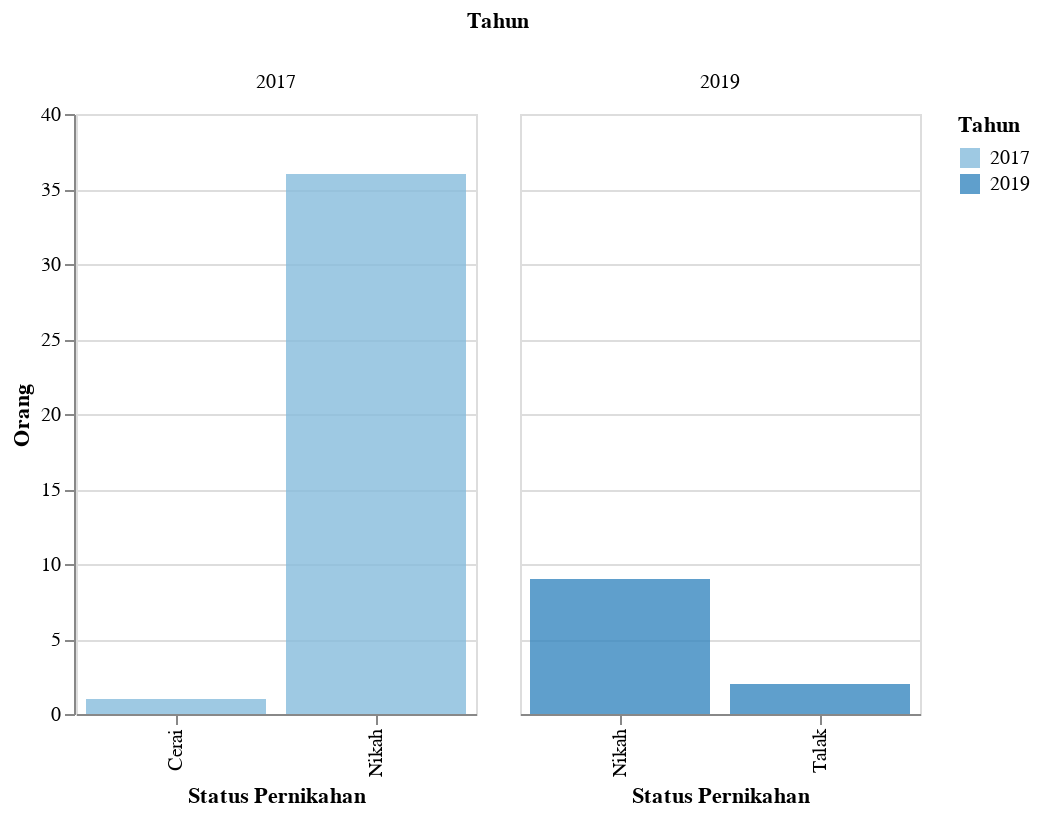

The notebook cell this image was saved under:
### Markdown cell above
<h2> Kependudukan Berdasarkan Status Pernikahan</h2>

### Code cell
df_8 = data('Status Pernikahan')
plot_2(df_8,'Orang','Status Pernikahan',200)

### Figure 1 — Vega-Lite specification as saved in the notebook (floating-point values rounded to 4 significant figures)
{"config": {"view": {"continuousWidth": 400, "continuousHeight": 300}}, "data": {"name": "data-ad8b07959a626ac1ccee041f111d1f9f"}, "mark": {"type": "bar", "opacity": 0.8}, "encoding": {"color": {"condition": {"type": "ordinal", "field": "Tahun", "selection": "selector149"}, "value": "lightgray"}, "column": {"type": "ordinal", "field": "Tahun"}, "tooltip": [{"type": "quantitative", "field": "Tahun"}, {"type": "nominal", "field": "Keterangan"}, {"type": "nominal", "field": "N"}, {"type": "nominal", "field": "Satuan"}], "x": {"type": "ordinal", "field": "Keterangan", "title": "Status Pernikahan"}, "y": {"type": "quantitative", "field": "N", "title": "Orang"}}, "resolve": {"scale": {"x": "independent"}}, "selection": {"selector149": {"type": "single", "encodings": ["x", "color"]}, "selector150": {"type": "interval", "bind": "scales", "encodings": ["x", "y"]}}, "width": 200, "$schema": "https://vega.github.io/schema/vega-lite/v4.8.1.json", "datasets": {"data-ad8b07959a626ac1ccee041f111d1f9f": [{"Tahun": 2017, "Kode": 1, "Data": "Kependudukan", "Kode Kategori": 1.11, "Kategori": "Status Pernikahan", "Keterangan": "Nikah", "N": "36", "Satuan": "Orang"}, {"Tahun": 2017, "Kode": 1, "Data": "Kependudukan", "Kode Kategori": 1.11, "Kategori": "Status Pernikahan", "Keterangan": "Talak", "N": null, "Satuan": "Orang"}, {"Tahun": 2017, "Kode": 1, "Data": "Kependudukan", "Kode Kategori": 1.11, "Kategori": "Status Pernikahan", "Keterangan": "Cerai", "N": "1", "Satuan": "Orang"}, {"Tahun": 2017, "Kode": 1, "Data": "Kependudukan", "Kode Kategori": 1.11, "Kategori": "Status Pernikahan", "Keterangan": "Rujuk", "N": null, "Satuan": "Orang"}, {"Tahun": 2019, "Kode": 1, "Data": "Kependudukan", "Kode Kategori": 1.11, "Kategori": "Status Pernikahan", "Keterangan": "Nikah", "N": 9.0, "Satuan": "Orang"}, {"Tahun": 2019, "Kode": 1, "Data": "Kependudukan", "Kode Kategori": 1.11, "Kategori": "Status Pernikahan", "Keterangan": "Talak", "N": 2.0, "Satuan": "Orang"}, {"Tahun": 2019, "Kode": 1, "Data": "Kependudukan", "Kode Kategori": 1.11, "Kategori": "Status Pernikahan", "Keterangan": "Cerai", "N": null, "Satuan": "Orang"}, {"Tahun": 2019, "Kode": 1, "Data": "Kependudukan", "Kode Kategori": 1.11, "Kategori": "Status Pernikahan", "Keterangan": "Rujuk", "N": null, "Satuan": "Orang"}]}}
